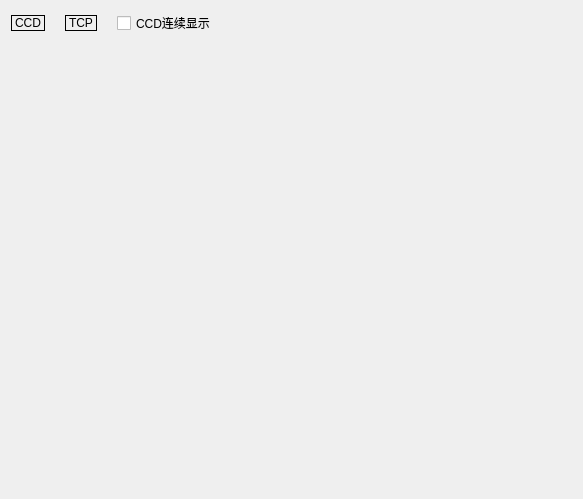
<?xml version="1.0" encoding="UTF-8"?>
<ui version="4.0">
 <class>CameraClass</class>
 <widget class="QWidget" name="CameraClass">
  <property name="geometry">
   <rect>
    <x>0</x>
    <y>0</y>
    <width>583</width>
    <height>499</height>
   </rect>
  </property>
  <property name="windowTitle">
   <string>Camera</string>
  </property>
  <layout class="QVBoxLayout" name="verticalLayout">
   <item>
    <layout class="QHBoxLayout" name="horizontalLayout_2">
     <property name="spacing">
      <number>20</number>
     </property>
     <item>
      <widget class="QLabel" name="label_cam">
       <property name="sizePolicy">
        <sizepolicy hsizetype="Fixed" vsizetype="Fixed">
         <horstretch>0</horstretch>
         <verstretch>0</verstretch>
        </sizepolicy>
       </property>
       <property name="frameShape">
        <enum>QFrame::Box</enum>
       </property>
       <property name="text">
        <string>CCD</string>
       </property>
      </widget>
     </item>
     <item>
      <widget class="QLabel" name="tcp_cam">
       <property name="sizePolicy">
        <sizepolicy hsizetype="Fixed" vsizetype="Fixed">
         <horstretch>0</horstretch>
         <verstretch>0</verstretch>
        </sizepolicy>
       </property>
       <property name="frameShape">
        <enum>QFrame::Box</enum>
       </property>
       <property name="text">
        <string>TCP</string>
       </property>
      </widget>
     </item>
     <item>
      <widget class="QCheckBox" name="ccd_freerun">
       <property name="enabled">
        <bool>true</bool>
       </property>
       <property name="text">
        <string>CCD连续显示</string>
       </property>
      </widget>
     </item>
     <item>
      <spacer name="horizontalSpacer">
       <property name="orientation">
        <enum>Qt::Horizontal</enum>
       </property>
       <property name="sizeHint" stdset="0">
        <size>
         <width>40</width>
         <height>20</height>
        </size>
       </property>
      </spacer>
     </item>
    </layout>
   </item>
   <item>
    <widget class="QWidget" name="widget" native="true">
     <property name="sizePolicy">
      <sizepolicy hsizetype="Preferred" vsizetype="Preferred">
       <horstretch>0</horstretch>
       <verstretch>1</verstretch>
      </sizepolicy>
     </property>
    </widget>
   </item>
  </layout>
 </widget>
 <layoutdefault spacing="6" margin="11"/>
 <resources/>
 <connections/>
</ui>
